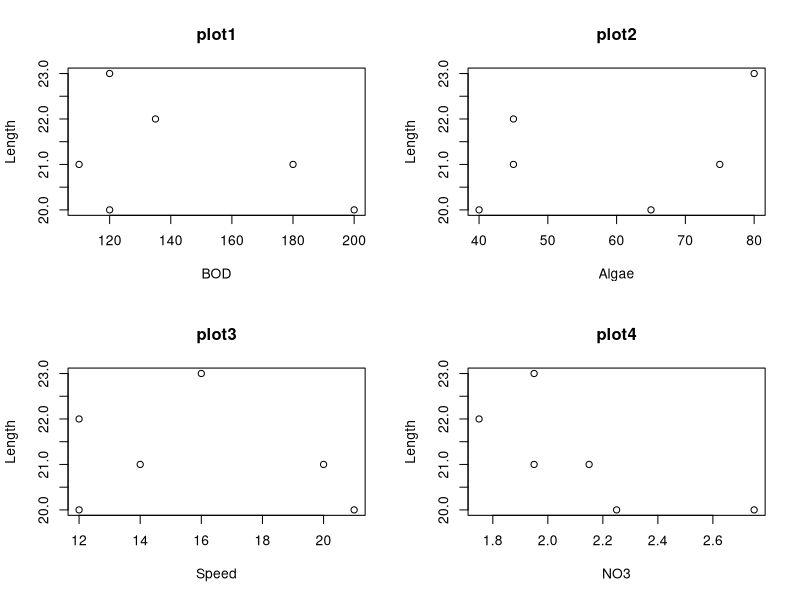

Write R code to recreate this figure.
Length<-c(20,21,22,23,21,20)
Speed<-c(12,14,12,16,20,21)
Algae<-c(40,45,45,80,75,65) 
NO3<-c(2.25,2.15,1.75,1.95,1.95,2.75)
BOD<-c(200,180,135,120,110,120)
mf<-data.frame(Length,Speed,Algae,NO3,BOD)
mf
Opt=par(mfrow=c(2,2))
plot(Length ~ BOD,data=mf,main='plot1')
plot(Length ~ Algae,data=mf,main='plot2')
plot(Length ~ Speed,data=mf, main='plot3')
plot(Length ~ NO3,data=mf,main='plot4')
dev.off()
